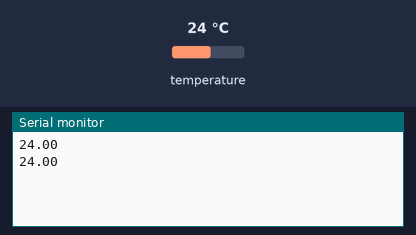
The sketch below on a simulated Arduino Uno, built with avr-gcc and run on an emulated ATmega328P. Parts: the last lines printed to the serial monitor. Inputs (shaded band) come from the test bench; at power-on: temperature 24 °C.

Above: at 2.3 s.
2.4 s: temperature set to 12 °C
At 2.4 s:
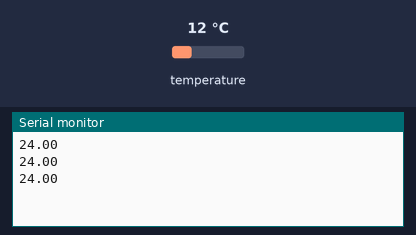
3.9 s: temperature set to 19 °C
At 3.9 s:
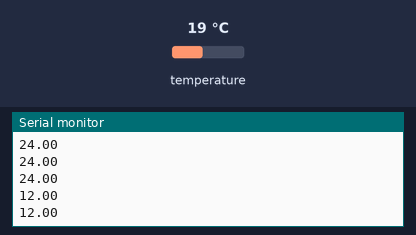
Timing chart, 0 to 6.9 s (numbered marks = the images above; inputs shaded):
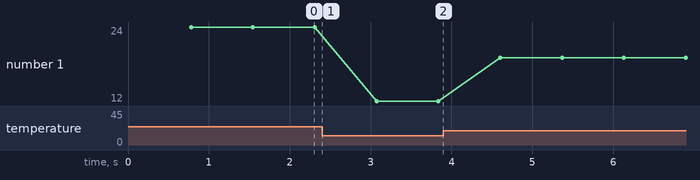

Measured:
- plotted number 1: 24 → 12 after the input at 2.4 s, 12 → 19 after the input at 3.9 s

The sketch:

thermoplate.ino
```cpp
/*
 * ThermoPlate.ino
 * Eric Ayars
 * 5/2/12
 *
 * This version reads the DS18B20 addresses from eeprom, then reports
 * the temperatures on the serial line. Obviously the addresses must
 * be placed IN the eeprom first, in the right order, via a program
 * such as address_storage.ino.
 *
 */

#include <OneWire.h>
#include <DallasTemperature.h>
#include <EEPROM.h>

#define NDevices 1                      // Number of DS18B20s
#define BUS 10                          // OneWire bus on pin 10

byte addr[8] = {0x28, 0x56, 0xD2, 0x38, 0x0A, 0x00, 0x00, 0x61};

OneWire oneWire(BUS);
DallasTemperature sensors(&oneWire);    // pass to the DT library

DeviceAddress TAddress;                 // 8-bit T-sensor address
int EAddress;                           // EEPROM address pointer

void setup() {
    // Just get ready for communication. loop() does all the work.
    Serial.begin(57600);
    sensors.begin();
}

void loop() {

    // Send out a global "check temperatures" command
    sensors.requestTemperatures();

    // Now get those temperatures
    // EAddress = 0;
    for (byte j=0;j<NDevices;j++) {     // loop over devices
        for (byte k=0;k<8;k++) {        // loop over address bytes
            // TAddress[k] = EEPROM.read(EAddress);
            TAddress[k] = addr[k];
            // EAddress += 1;
        }
        // Now TAddress is the next sensor address, read it
        // and send the results on the serial line.
        Serial.print(sensors.getTempC(TAddress));
        Serial.print(" ");
    }
    // Now we're done with all sensors, so end the line.
    Serial.println("");
}
```
